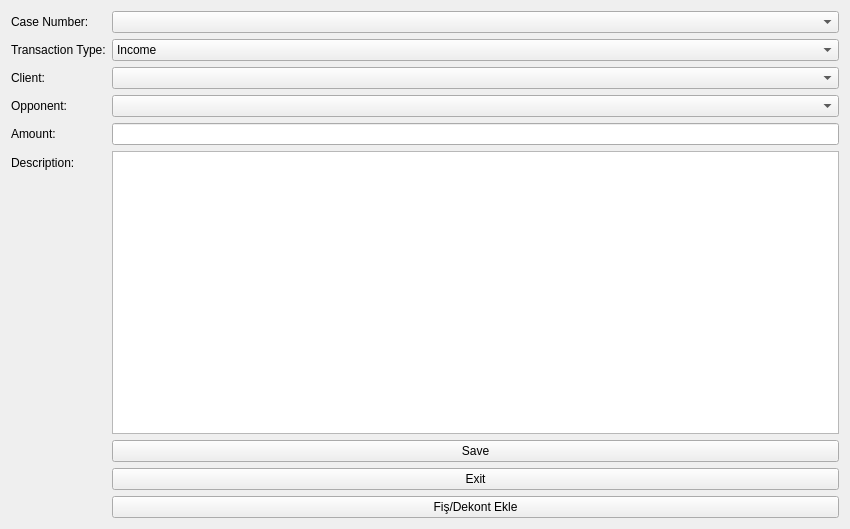
<?xml version="1.0" encoding="UTF-8"?>
<ui version="4.0">
 <class>FinancialManagementForm</class>
 <widget class="QWidget" name="FinancialManagementForm">
  <property name="geometry">
   <rect>
    <x>0</x>
    <y>0</y>
    <width>850</width>
    <height>529</height>
   </rect>
  </property>
  <property name="windowTitle">
   <string>Legal Financial Management Form</string>
  </property>
  <layout class="QFormLayout" name="formLayout">
   <item row="3" column="0">
    <widget class="QLabel" name="typeLabel">
     <property name="text">
      <string>Transaction Type:</string>
     </property>
    </widget>
   </item>
   <item row="3" column="1">
    <widget class="QComboBox" name="typeComboBox">
     <item>
      <property name="text">
       <string>Income</string>
      </property>
     </item>
     <item>
      <property name="text">
       <string>Expense</string>
      </property>
     </item>
    </widget>
   </item>
   <item row="4" column="0">
    <widget class="QLabel" name="clientLabel">
     <property name="text">
      <string>Client:</string>
     </property>
    </widget>
   </item>
   <item row="4" column="1">
    <widget class="QComboBox" name="clientComboBox"/>
   </item>
   <item row="5" column="0">
    <widget class="QLabel" name="defendantLabel">
     <property name="text">
      <string>Opponent:</string>
     </property>
    </widget>
   </item>
   <item row="5" column="1">
    <widget class="QComboBox" name="opponentComboBox"/>
   </item>
   <item row="7" column="0">
    <widget class="QLabel" name="amountLabel">
     <property name="text">
      <string>Amount:</string>
     </property>
    </widget>
   </item>
   <item row="7" column="1">
    <widget class="QLineEdit" name="amountLineEdit"/>
   </item>
   <item row="8" column="0">
    <widget class="QLabel" name="descriptionLabel">
     <property name="text">
      <string>Description:</string>
     </property>
    </widget>
   </item>
   <item row="8" column="1">
    <widget class="QTextEdit" name="descriptionTextEdit"/>
   </item>
   <item row="9" column="1">
    <widget class="QPushButton" name="saveButton">
     <property name="text">
      <string>Save</string>
     </property>
    </widget>
   </item>
   <item row="10" column="1">
    <widget class="QPushButton" name="btnExit">
     <property name="text">
      <string>Exit</string>
     </property>
    </widget>
   </item>
   <item row="11" column="1">
    <widget class="QPushButton" name="btnAddReceipt">
     <property name="text">
      <string>Fiş/Dekont Ekle</string>
     </property>
    </widget>
   </item>
   <item row="0" column="1">
    <widget class="QComboBox" name="caseComboBox"/>
   </item>
   <item row="0" column="0">
    <widget class="QLabel" name="caseLabel">
     <property name="text">
      <string>Case Number:</string>
     </property>
    </widget>
   </item>
  </layout>
 </widget>
 <resources/>
 <connections/>
</ui>
